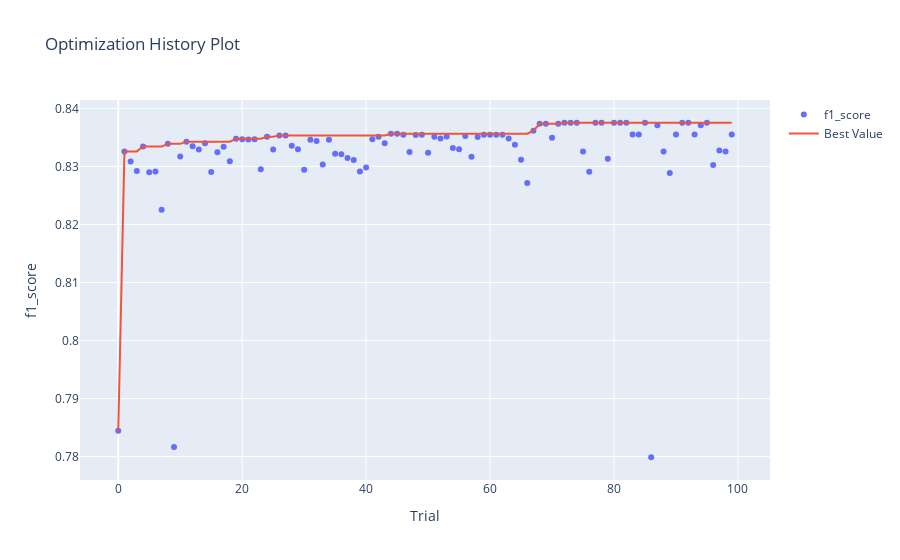
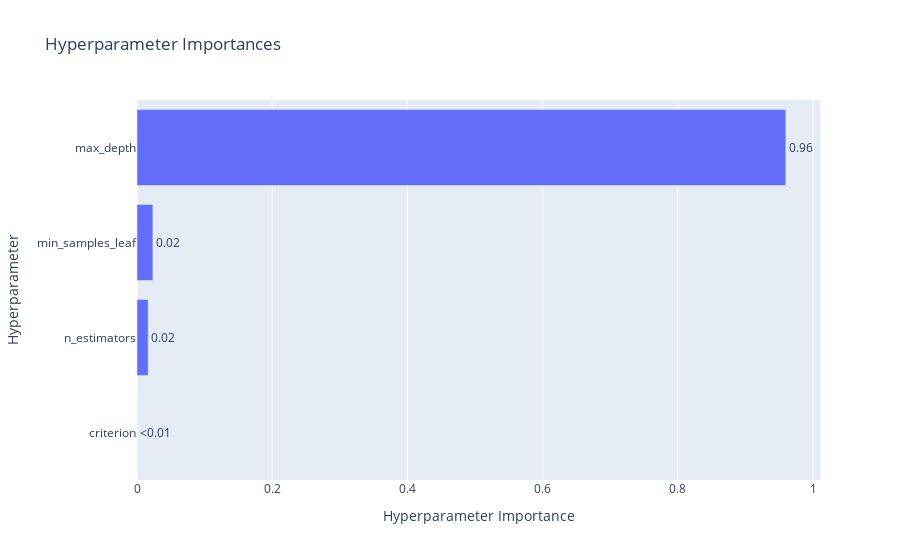

Notebook source saved alongside these figures, in order:
### Code cell
# Выведем информацию из данных optuna о подборе гиперпараметров модели
display_optuna_info(study_rfc)
